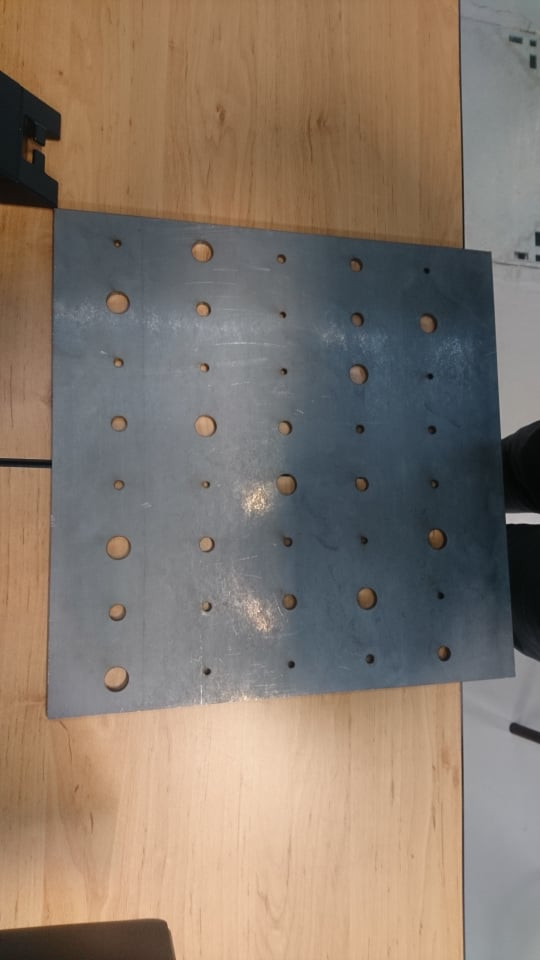
#> input picture Photos plaques/plaque1_raftel/260508403_587394722493344_1205292029636934404_n.jpg, 540 x 960 px, found by its file name; its folder holds only this picture in this run
$ python HoughLineDetection.py
#> lines starting #> are read from the running program, lines starting #| are printed output that depends on the picture; after the words box and inside, x2 and y2 are one past the last pixel; in counts of white or black regions, pixels touching at a corner belong together
"""
@file HoughLineDetection.py
@brief This program demonstrates line finding with the Hough transform
"""
import math
import os
import cv2 as cv
import numpy as np


def getCenter(l):
    """
        in : array {x1,y1,x2,y2}
        out : tuple (xc,yc) - INT
        Calcule et retourne le pixel correspondant au centre d'une ligne
    """
    x1 = l[0]
    y1 = l[1]
    x2 = l[2]
    y2 = l[3]
    centerX = (x2+x1)/2
    centerY = (y2+y1)/2
    return (int(centerX),int(centerY))


def getHoughLines(img):
    """
    in :
        img : Path vers une image
    out:
        lines : array de N lignes {x1,y1,x2,y2}
        Return None si erreur de lecture de l'image

    Fonction générant les lignes Probabilistes de Hough
    """

    # Loads an image
    src = cv.imread(img, cv.IMREAD_GRAYSCALE)
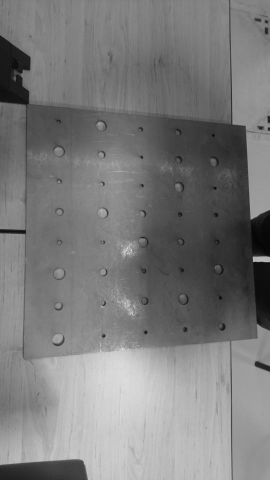
#> src: shape (960, 540) (shown at 1/2 size); min 4, max 236, mean 123.1
    # Check if image is loaded fine
    if src is None:
        print ('Error opening image!')
        return None

    ## TODO Potentiel : Ajouter un prétraitement de l'image pour avoir une meilleure détection des edges

    imgEdges = cv.Canny(src, 50, 200, None, 3)
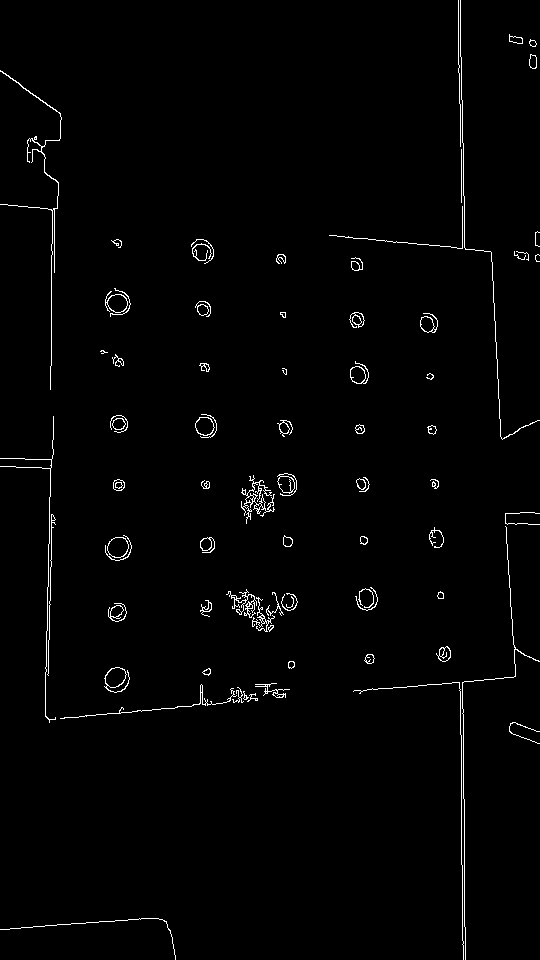
#> imgEdges: shape (960, 540); 1.5% white in thin lines or dots
    lines = cv.HoughLinesP(imgEdges, 1, np.pi / 180, 50, None, 50, 10)
#> lines = 25 rows, first 6: [491, 252, 501, 438], [460, 0, 462, 142], [51, 365, 51, 244], [46, 671, 48, 544], [464, 926, 464, 799], [48, 675, 49, 601]
    #Enlever une dimension inutile de HoughLinesP pour faciliter l'utilisation de lines
    (x,y,z) = lines.shape
    lines = np.resize(lines, (x,z))
    return lines


def displayImgWithLines(img, lines, title):
    """
    in :
        img : Path vers une image
        lines : Array des lignes détectées sur une image
        title : Titre de la fenêtre d'affichage
    out:
        None

    Fonction affichant une image avec les lignes détectées dessus
    Bloque le déroulement jusqu'à la pression d'une touche du clavier
    """

    # Loads an image
    src = cv.imread(img, cv.IMREAD_GRAYSCALE)
    # Check if image is loaded fine
    if src is None:
        print ('Error opening image!')
        return -1
    src = cv.cvtColor(src,cv.COLOR_GRAY2RGB)

    if lines is not None:
        for i in range(0, len(lines)):
            l = lines[i]
            cv.line(src, (int(l[0]), int(l[1])), (int(l[2]), int(l[3])), (0,0,255), 1, cv.LINE_AA)
    cv.imshow(title,src)
    cv.waitKey()


def displayIndividualLinesOfImage(img,lines):
    """
    in :
        img : Path vers une image
        lines : Array des lignes détectées sur une image
    out:
        None

    Fonction affichant les lignes d'une image une par une
    Bloque le déroulement jusqu'à ce que la dernière ligne soit montrée
    """
    for line in lines:
        line = line
        ctr = getCenter(line)
        src = cv.imread(img)
        cv.line(src, (int(line[0]),int(line[1])), (int(line[2]),int(line[3])), (0,0,255), 1, cv.LINE_AA)
        cv.circle(src,ctr,2,(0,255,0))
        cv.imshow("LineDisplay",src)
        cv.waitKey()

def calcVector(l):
    """
    in :
        array {x1,y1,x2,y2}
    out:
        tuple (a,b) from ax+b
    Calcul de l'expression mathématique de la ligne ax+b
    """
    #Calc direction of line
    if l[2]-l[0] == 0:
        a = 10000
    else:
        a = (l[3]-l[1])/(l[2]-l[0])
    #Calc position in 0
    b = l[1]-l[0]*a
    return [a,b]

def mergeTwoLines(l1, l2):
    """
    in :
        l1 : array {x1,y1,x2,y2}
        l2 : array {x1,y1,x2,y2}
    out :
        l  : array {x1,y1,x2,y2}
    Create a new line using two of them
    """
    pts = np.zeros([4,2])
    pts[0] = [l1[0],l1[1]]
    pts[1] = [l1[2],l1[3]]
    pts[2] = [l2[0],l2[1]]
    pts[3] = [l2[2],l2[3]]

    x = [l1[0],l1[2],l2[0],l2[2]]
    pointLeft  = x.index(min(x))
    pointRight = x.index(max(x))
    return np.append(pts[pointLeft],pts[pointRight])


def mergeSimilarLines(lines, threshold_a,threshold_b):
    """
    in :
        lines : array [N, 4] de lignes
    out:
        mergedLines : array [l, 4] de lignes
    Rassemble les lignes similaire
    """


    [N,tmp] = lines.shape
    listOfExpressions = np.zeros([N,2])
    mergedLines = np.empty([0,4])
    for i in range(N):
        listOfExpressions[i] =  calcVector(lines[i])

    i = 0
    while i < N:
        found = False
        j = i
        while j < N:
            if j != i:
                #Si les deux lignes sont suffisamment proches
                if abs(listOfExpressions[i][0] - listOfExpressions[j][0]) <= threshold_a and abs(listOfExpressions[i][1] - listOfExpressions[j][1]) <= threshold_b:
                    #Si on en a pas déjà rajouté une
                    if not found:
                        newLine = mergeTwoLines(lines[i],lines[j])
                        mergedLines = np.vstack([mergedLines,newLine])
                    else:
                        newLine = mergeTwoLines(mergedLines[-1],lines[j])   #Si on en a déjà rajouté une, on la merge avec la nouvelle ligne
                        mergedLines[-1] = newLine
                    found = True
                    lines = np.delete(lines, j,axis=0)
                    listOfExpressions = np.delete(listOfExpressions, j,axis=0)
                    [N,tmp] = lines.shape
            j += 1

        if not found:
            mergedLines = np.vstack([mergedLines,lines[i]])
        i += 1
    return mergedLines

def linesAreSimilar(l1,l2,t):
    """
    in :
        l1 : array {x1,y1,x2,y2}
        l2 : array {x1,y1,x2,y2}
        t  : threshold de détection
    out :
        isSimilar : Bool
    Retourne vrai si les deux lignes en entrée sont similaires selon le seuil t
    """
    pts1a = [l1[0],l1[1]]
    pts1b = [l1[2],l1[3]]
    pts2a = [l2[0],l2[1]]
    pts2b = [l2[2],l2[3]]

    #si pt1a = pt2a & pt1b = pt2b
    if abs(pts1a[0] - pts2a[0]) + abs(pts1a[1] - pts2a[1]) <= t:
        if abs(pts1b[0] - pts2b[0]) + abs(pts1b[1] - pts2b[1]) <= t:
            return True
    #si pt1a = pt2b et pt1b = pt2a
    if abs(pts1a[0] - pts2b[0]) + abs(pts1a[1] - pts2b[1]) <= t:
        if abs(pts1b[0] - pts2a[0]) + abs(pts1b[1] - pts2a[1]) <= t:
            return True
    return False


def removeSimilarLines(lines,threshold):
    """
    in :
        lines : array [N, 4] de lignes
    out:
        cleanedLines : array [l, 4] de lignes
    Supprime les doublons
    """
    [N,tmp] = lines.shape
    cleanedLines = np.empty([0,4])

    for i in range(N):
        stop = False
        for j in range(i,N):
            if i != j:
                #Si les deux points sont suffisamment similaire
                if linesAreSimilar(lines[i],lines[j],threshold):
                    stop = True
                    break
        if not stop: #Si aucune autre ligne n'est similaire on sauvegarde la ligne
            cleanedLines = np.vstack([cleanedLines,lines[i]])
    return cleanedLines

def getDistanceFromCenter(l,c):
    """
    in :
        l : {x1,y1,x2,y2}
        c : center of image {x,y}
    out:
        dist : float de distance de la ligne/centre

    Calcule la distance du centre
    """
    cL = getCenter(l)
    dist = abs(c[0] - cL[0]) + abs(c[1] - cL[1])
    return dist

def calcBarycentre(lines):
    """
    in :
        lines : array [N, 4] de lignes
    out:
        c : barycentre [x,y]

    Calcule le barycentre des lignes
    """

    [N,tmp] = lines.shape
    centers = np.empty([N,2])
    for i in range(N):
        centers[i] = getCenter(lines[i])
    return np.mean(centers, axis=0)

def chooseTheBestCandidates(lines, nbOfCandidates, img):
    """
    in :
        lines : array [N, 4] de lignes
        nbOfCandidates : nombre de candidats au PNL voulus
        img : Path vers l'image a utiliser, nécessaire pour avoir le milieu
    out:
        bestLines : array [nbOfCandidates, 4] de lignes
    Retourne les nbOfCandidates lignes les plus au centre, les plus probables d'être de la plaque
    """
    src = cv.imread(img,cv.IMREAD_GRAYSCALE)
    [h,w] = src.shape
    ctr = calcBarycentre(lines)
    [N,tmp] = lines.shape
    if N < nbOfCandidates:
        nbOfCandidates = N
    listOfDistances = np.empty(N)
    results = np.empty([nbOfCandidates,4])
    for i in range(N):
        listOfDistances[i] = getDistanceFromCenter(lines[i], ctr)

    for i in range(nbOfCandidates):

        indexOfMin = np.where(listOfDistances == min(listOfDistances))[0][0]
        results[i] = lines[indexOfMin]
        lines = np.delete(lines,indexOfMin,axis=0)
        listOfDistances = np.delete(listOfDistances,indexOfMin)
    return results

if __name__ == "__main__":
    #For all img files in directory dataset

    folder_path = "./Photos plaques/plaque1_raftel/"
    listOfFiles = os.listdir(folder_path)
    for f in listOfFiles:
        if ".png" in f or ".jpg" in f:
            a_t = 0.5
            b_t = 5
            imgPath = folder_path + f

            lines = getHoughLines(imgPath)
            #displayImgWithLines(imgPath, lines, "Display")

            old = lines.shape
            mergedList=mergeSimilarLines(lines,a_t,b_t)
#> the loop in mergeSimilarLines, `for i in range(N):` made 25 passes
#> (a in calcVector, b in calcVector) on passes 1, 2, 4, 6, 7, 8, 10, 11: (18.6, -8880.6), (71, -32660), (-63.5, 3592), (-74, 4227), (-0.0875, 721.9), (69, -31607), (-0.0874, 722.2), (15.5, -7306.5)
#> after the loop in mergeSimilarLines, `for i in range(N):`: listOfExpressions = 25 pairs, first value -74 to 10000, second value -4639074 to 4227
#> the loop in mergeSimilarLines, `while i < N:` made 20 passes
#> mergedLines on passes 1 to 2: [[491, 252, 501, 438]], [[491, 252, 501, 438], [460, 0, 462, 142]]
#> after the loop in mergeSimilarLines, `while i < N:`: N = 20; lines = 20 rows, first 6: [491, 252, 501, 438], [460, 0, 462, 142], [51, 365, 51, 244], [46, 671, 48, 544], [464, 926, 464, 799], [48, 675, 49, 601]; listOfExpressions = 20 rows, first 8: [18.6, -8880.6], [71, -32660], [10000, -509635], [-63.5, 3592], [10000, -4639074], [-74, 4227], [-0.0875, 721.9], [69, -31607]; mergedLines has the same summary as lines; newLine = [0, 71, 60, 115]; tmp = 4
#> mergedList has the same summary as lines in mergeSimilarLines

            new = mergedList.shape
            while new!= old:
                old = mergedList.shape
                mergedList=mergeSimilarLines(mergedList,a_t,b_t)
                new = mergedList.shape
#> this loop made 2 passes
#> after the loop, mergedList = 19 rows, first 6: [491, 252, 501, 438], [460, 0, 462, 142], [51, 365, 51, 244], [46, 671, 48, 544], [464, 926, 464, 799], [48, 675, 49, 601]
            cleanedList = removeSimilarLines(mergedList,10)
#> the loop in removeSimilarLines, `for i in range(N):` made 19 passes
            displayImgWithLines(imgPath, lines, "Original")
#> the loop in displayImgWithLines, `for i in range(0, len(lines)):` made 25 passes
#> after the loop in displayImgWithLines, `for i in range(0, len(lines)):`:
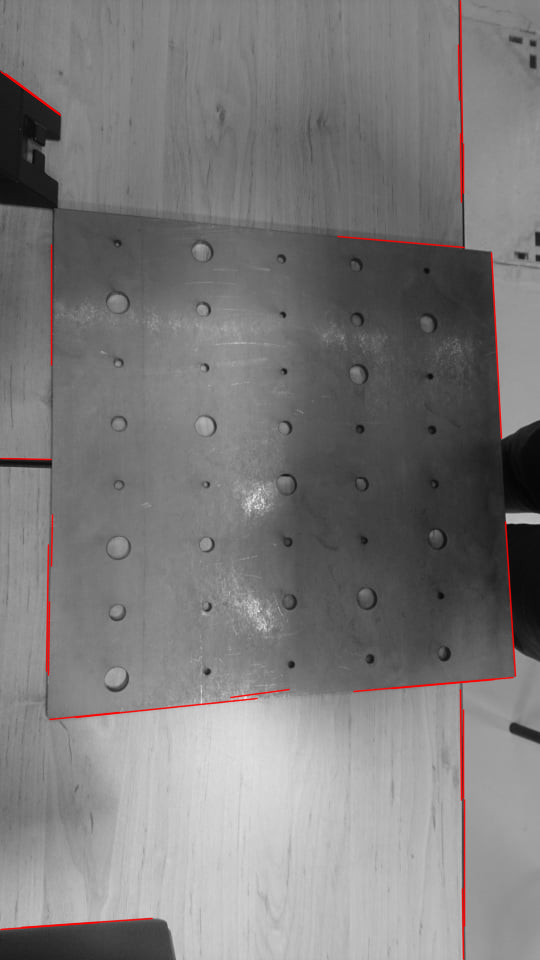
#> src: shape (960, 540, 3); mean B, G, R 122.4, 122.4, 124

            print(imgPath)
            print("lines shape" + str(lines.shape))
#| lines shape(25, 4)
            print("merge shape" + str(mergedList.shape))
#| merge shape(19, 4)
            print("clean shape" + str(cleanedList.shape))
#| clean shape(19, 4)

            displayImgWithLines(imgPath, mergedList, "Merged")
#> call 2 of displayImgWithLines, with lines = array of shape (19, 4), title = 'Merged'
#> the loop in displayImgWithLines (call 2), `for i in range(0, len(lines)):` made 19 passes
#> after the loop in displayImgWithLines (call 2), `for i in range(0, len(lines)):`:
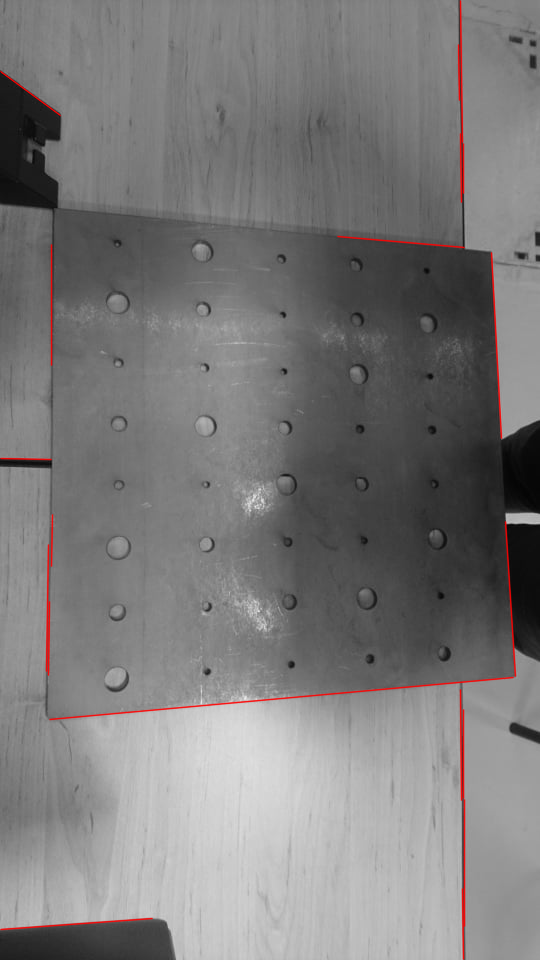
#> src: shape (960, 540, 3); mean B, G, R 122.4, 122.4, 123.9
            displayImgWithLines(imgPath, cleanedList, "Cleaned")
            displayIndividualLinesOfImage(imgPath,cleanedList)
#> in displayIndividualLinesOfImage, src is the input picture: shape (960, 540, 3); mean B, G, R 107.8, 120.3, 134.2
#> in displayIndividualLinesOfImage, `cv.line(src, (int(line[0]),int(line[1])), (int(line[2]),int(line[3])),..`:
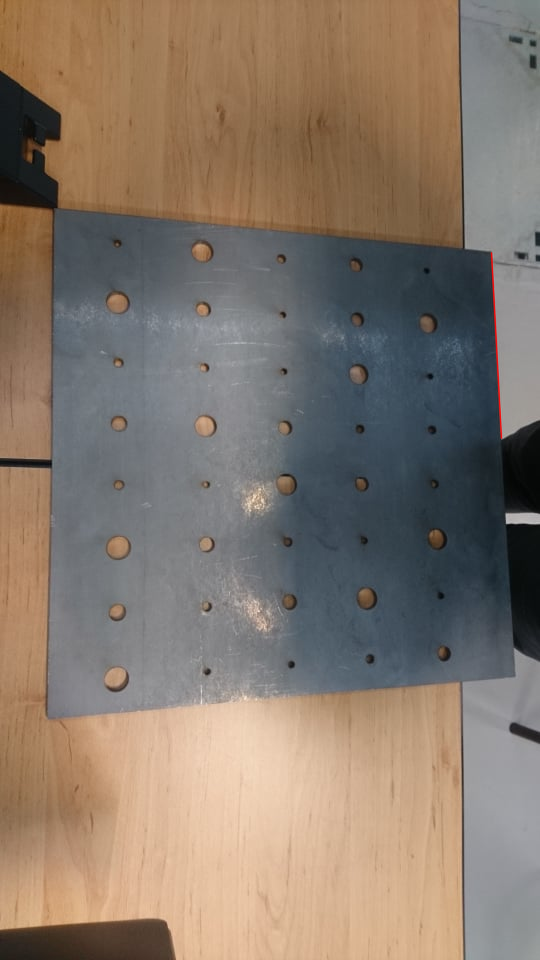
#> src: shape (960, 540, 3); 0.11% of pixels changed, all inside (x1, y1, x2, y2) = (490, 252, 503, 440)
            bestCandidates = chooseTheBestCandidates(cleanedList,4,imgPath)
            displayImgWithLines(imgPath, bestCandidates, "Best")
#> call 4 of displayImgWithLines, with lines = array of shape (4, 4), title = 'Best'
#> the loop in displayImgWithLines (call 4), `for i in range(0, len(lines)):` made 4 passes
#> after the loop in displayImgWithLines (call 4), `for i in range(0, len(lines)):`:
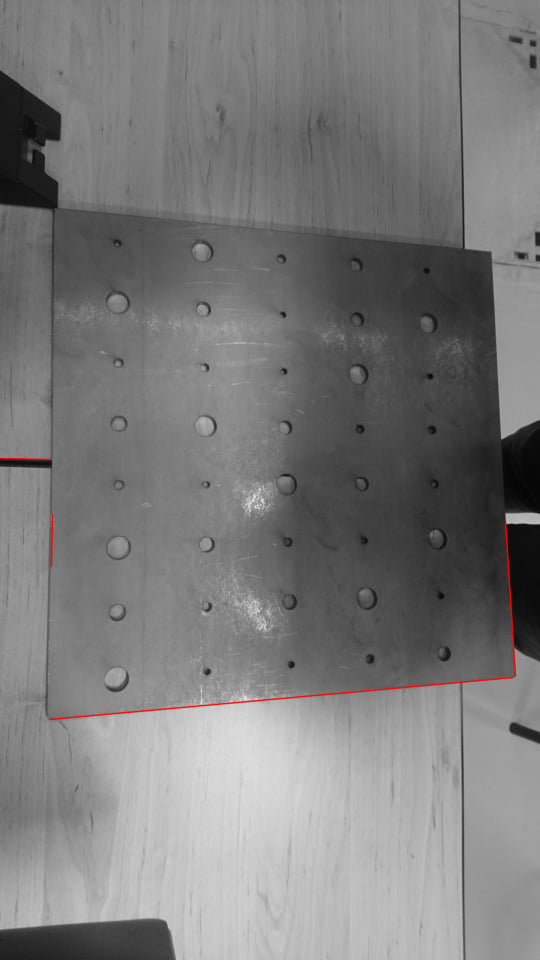
#> src: shape (960, 540, 3); mean B, G, R 122.8, 122.8, 123.3
            print("Best  shape" + str(bestCandidates .shape))
#| Best  shape(4, 4)
            displayIndividualLinesOfImage(imgPath,bestCandidates)
#> in displayIndividualLinesOfImage (call 2), `cv.line(src, (int(line[0]),int(line[1])), (int(line[2]),int(line[3])),..`:
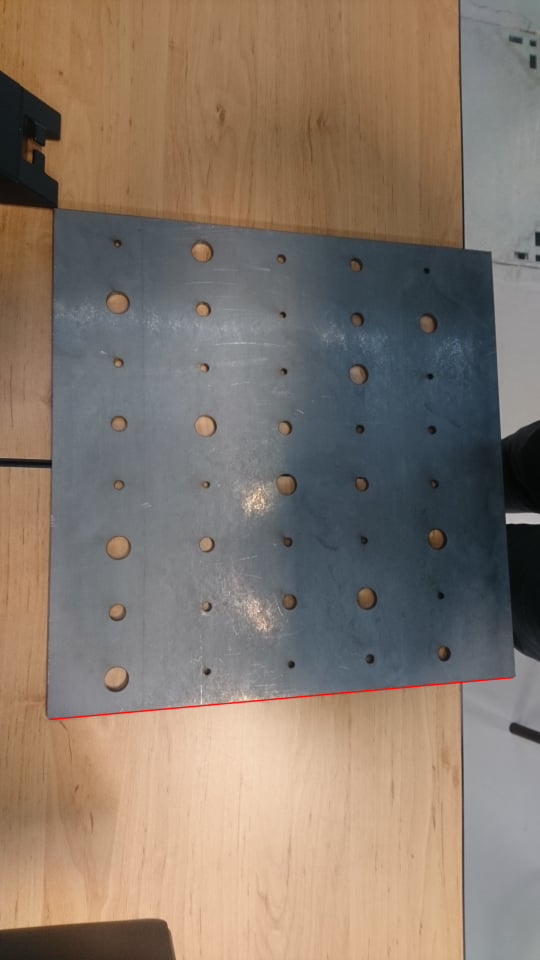
#> src: shape (960, 540, 3); 0.27% of pixels changed, all inside (x1, y1, x2, y2) = (49, 676, 515, 721)
